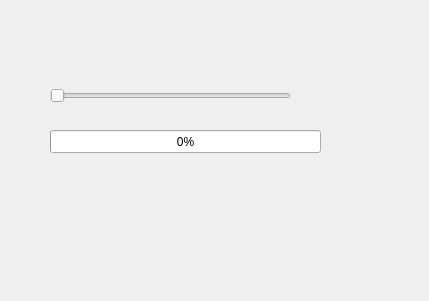
<?xml version="1.0" encoding="UTF-8"?>
<ui version="4.0">
 <class>Widget</class>
 <widget class="QWidget" name="Widget">
  <property name="geometry">
   <rect>
    <x>0</x>
    <y>0</y>
    <width>429</width>
    <height>301</height>
   </rect>
  </property>
  <property name="windowTitle">
   <string>Widget</string>
  </property>
  <widget class="QSlider" name="horizontalSlider">
   <property name="geometry">
    <rect>
     <x>50</x>
     <y>80</y>
     <width>241</width>
     <height>31</height>
    </rect>
   </property>
   <property name="minimum">
    <number>1</number>
   </property>
   <property name="maximum">
    <number>100</number>
   </property>
   <property name="orientation">
    <enum>Qt::Horizontal</enum>
   </property>
  </widget>
  <widget class="QProgressBar" name="progressBar">
   <property name="geometry">
    <rect>
     <x>50</x>
     <y>130</y>
     <width>271</width>
     <height>23</height>
    </rect>
   </property>
   <property name="minimum">
    <number>1</number>
   </property>
   <property name="value">
    <number>1</number>
   </property>
   <property name="textVisible">
    <bool>true</bool>
   </property>
  </widget>
 </widget>
 <layoutdefault spacing="6" margin="11"/>
 <resources/>
 <connections/>
</ui>
